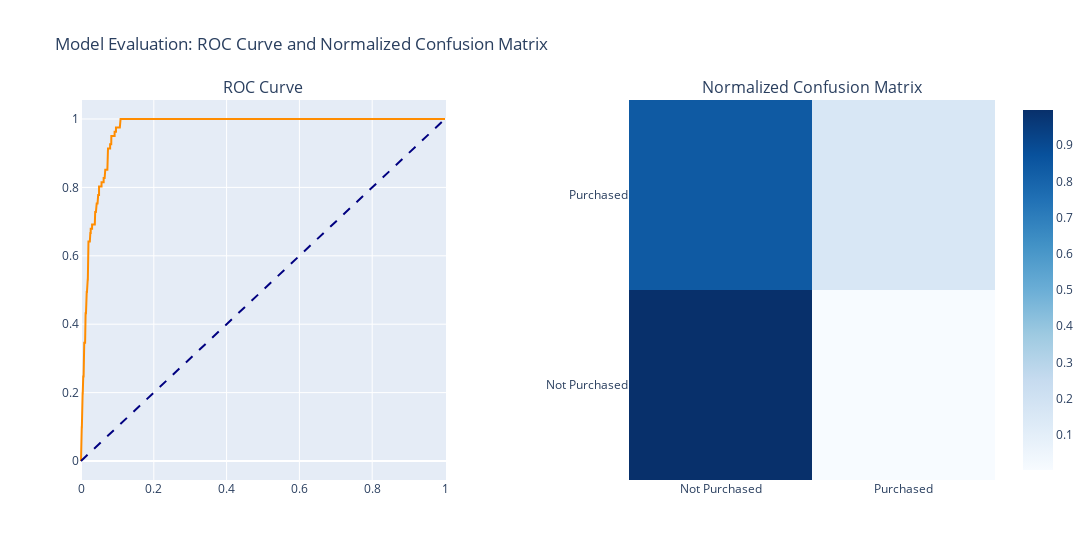

The cell this chart's notebook holds for it:
### Markdown cell above
## Section 7: Model Evaluation Metrics

After training our logistic regression model to predict the likelihood of a website visitor making a purchase, we evaluate the model's performance using several key metrics. These metrics provide insight into how well our model performs across different aspects such as accuracy, precision, recall, and the ability to distinguish between visitors who will and will not make a purchase.

### Key Evaluation Metrics
- **Accuracy**: Measures the proportion of total predictions that are correct.
- **ROC AUC**: Reflects the model's ability to discriminate between positive and negative classes.
- **Classification Report**: Includes precision, recall, and F1-score for a detailed performance analysis.

Understanding these metrics is crucial for interpreting the model's effectiveness and identifying areas for improvement.

### Code cell
import numpy as np
import plotly.graph_objects as go
import plotly.figure_factory as ff
from plotly.subplots import make_subplots
from sklearn.metrics import accuracy_score, roc_auc_score, classification_report, roc_curve, auc, confusion_matrix

# Predict on the test set and calculate evaluation metrics
y_pred = logistic_model.predict(X_test)
y_proba = logistic_model.predict_proba(X_test)[:, 1]  # Probabilities for the positive class

accuracy = accuracy_score(y_test, y_pred)
roc_auc = roc_auc_score(y_test, y_proba)
print(f"Accuracy: {accuracy}")
print("Classification Report:")
print(classification_report(y_test, y_pred))

# Calculate ROC curve and AUC
fpr, tpr, _ = roc_curve(y_test, y_proba)
roc_auc = auc(fpr, tpr)

# Calculate and normalize confusion matrix
conf_mat = confusion_matrix(y_test, y_pred)
conf_mat_normalized = conf_mat.astype('float') / conf_mat.sum(axis=1)[:, np.newaxis]

# Visualization setup
fig = make_subplots(rows=1, cols=2, subplot_titles=('ROC Curve', 'Normalized Confusion Matrix'), horizontal_spacing=0.2)

# ROC Curve
fig.add_trace(go.Scatter(x=fpr, y=tpr, mode='lines', name=f'ROC curve (AUC = {roc_auc:.2f})', line=dict(color='darkorange')), row=1, col=1)
fig.add_shape(type='line', line=dict(dash='dash', color='navy'), x0=0, x1=1, y0=0, y1=1, row=1, col=1)

# Normalized Confusion Matrix
conf_mat_fig = ff.create_annotated_heatmap(z=conf_mat_normalized, x=['Not Purchased', 'Purchased'], y=['Not Purchased', 'Purchased'],
                                           colorscale='Blues', annotation_text=np.round(conf_mat_normalized, 2), showscale=True)
for trace in conf_mat_fig.data:
    fig.add_trace(trace, row=1, col=2)

# Final adjustments and display
fig.update_layout(title_text='Model Evaluation: ROC Curve and Normalized Confusion Matrix', width=1200)
fig.show()

### Figure 1 — Plotly figure (JSON) as saved in the notebook; plotly's stock layout.template omitted (floating-point values rounded to 4 significant figures; data arrays with more than 128 entries replaced by an {"elided": "..."} marker saying what was removed)
{"data": [{"line": {"color": "darkorange"}, "mode": "lines", "name": "ROC curve (AUC = 0.97)", "type": "scatter", "x": {"elided": "185 float values"}, "xaxis": "x", "y": {"elided": "185 float values"}, "yaxis": "y"}, {"colorscale": [[0, "rgb(247,251,255)"], [0.125, "rgb(222,235,247)"], [0.25, "rgb(198,219,239)"], [0.375, "rgb(158,202,225)"], [0.5, "rgb(107,174,214)"], [0.625, "rgb(66,146,198)"], [0.75, "rgb(33,113,181)"], [0.875, "rgb(8,81,156)"], [1, "rgb(8,48,107)"]], "reversescale": false, "showscale": true, "type": "heatmap", "x": ["Not Purchased", "Purchased"], "xaxis": "x2", "y": ["Not Purchased", "Purchased"], "yaxis": "y2", "z": [[0.9969, 0.003077], [0.8395, 0.1605]]}], "layout": {"annotations": [{"font": {"size": 16}, "showarrow": false, "text": "ROC Curve", "x": 0.2, "xanchor": "center", "xref": "paper", "y": 1, "yanchor": "bottom", "yref": "paper"}, {"font": {"size": 16}, "showarrow": false, "text": "Normalized Confusion Matrix", "x": 0.8, "xanchor": "center", "xref": "paper", "y": 1, "yanchor": "bottom", "yref": "paper"}], "shapes": [{"line": {"color": "navy", "dash": "dash"}, "type": "line", "x0": 0, "x1": 1, "xref": "x", "y0": 0, "y1": 1, "yref": "y"}], "title": {"text": "Model Evaluation: ROC Curve and Normalized Confusion Matrix"}, "width": 1200, "xaxis": {"anchor": "y", "domain": [0, 0.4]}, "xaxis2": {"anchor": "y2", "domain": [0.6, 1]}, "yaxis": {"anchor": "x", "domain": [0, 1]}, "yaxis2": {"anchor": "x2", "domain": [0, 1]}}}
